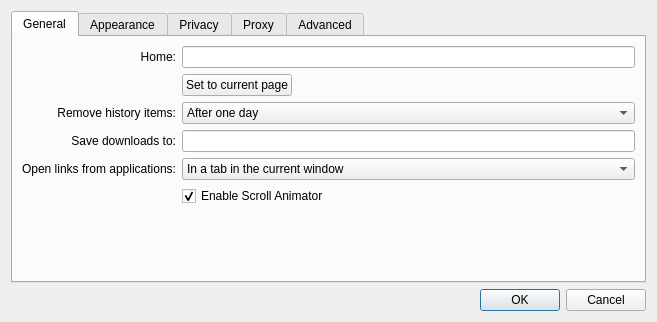
<?xml version="1.0" encoding="UTF-8"?>
<ui version="4.0">
 <class>SettingsDialog</class>
 <widget class="QDialog" name="SettingsDialog">
  <property name="geometry">
   <rect>
    <x>0</x>
    <y>0</y>
    <width>657</width>
    <height>322</height>
   </rect>
  </property>
  <property name="windowTitle">
   <string>Settings</string>
  </property>
  <layout class="QGridLayout" name="gridLayout">
   <item row="2" column="0">
    <widget class="QDialogButtonBox" name="buttonBox">
     <property name="orientation">
      <enum>Qt::Horizontal</enum>
     </property>
     <property name="standardButtons">
      <set>QDialogButtonBox::Cancel|QDialogButtonBox::Ok</set>
     </property>
    </widget>
   </item>
   <item row="1" column="0">
    <widget class="QTabWidget" name="tabWidget">
     <property name="currentIndex">
      <number>0</number>
     </property>
     <widget class="QWidget" name="tab">
      <attribute name="title">
       <string>General</string>
      </attribute>
      <layout class="QGridLayout" name="gridLayout_4">
       <item row="0" column="0">
        <widget class="QLabel" name="label_3">
         <property name="text">
          <string>Home:</string>
         </property>
         <property name="alignment">
          <set>Qt::AlignRight|Qt::AlignTrailing|Qt::AlignVCenter</set>
         </property>
        </widget>
       </item>
       <item row="0" column="1" colspan="2">
        <widget class="QLineEdit" name="homeLineEdit"/>
       </item>
       <item row="1" column="1">
        <widget class="QPushButton" name="setHomeToCurrentPageButton">
         <property name="text">
          <string>Set to current page</string>
         </property>
        </widget>
       </item>
       <item row="1" column="2">
        <spacer name="horizontalSpacer">
         <property name="orientation">
          <enum>Qt::Horizontal</enum>
         </property>
         <property name="sizeHint" stdset="0">
          <size>
           <width>280</width>
           <height>18</height>
          </size>
         </property>
        </spacer>
       </item>
       <item row="2" column="0">
        <widget class="QLabel" name="label_4">
         <property name="text">
          <string>Remove history items:</string>
         </property>
         <property name="alignment">
          <set>Qt::AlignRight|Qt::AlignTrailing|Qt::AlignVCenter</set>
         </property>
        </widget>
       </item>
       <item row="2" column="1" colspan="2">
        <widget class="QComboBox" name="expireHistory">
         <item>
          <property name="text">
           <string>After one day</string>
          </property>
         </item>
         <item>
          <property name="text">
           <string>After one week</string>
          </property>
         </item>
         <item>
          <property name="text">
           <string>After two weeks</string>
          </property>
         </item>
         <item>
          <property name="text">
           <string>After one month</string>
          </property>
         </item>
         <item>
          <property name="text">
           <string>After one year</string>
          </property>
         </item>
         <item>
          <property name="text">
           <string>Manually</string>
          </property>
         </item>
        </widget>
       </item>
       <item row="3" column="0">
        <widget class="QLabel" name="label_7">
         <property name="text">
          <string>Save downloads to:</string>
         </property>
         <property name="alignment">
          <set>Qt::AlignRight|Qt::AlignTrailing|Qt::AlignVCenter</set>
         </property>
        </widget>
       </item>
       <item row="3" column="1" colspan="2">
        <widget class="QLineEdit" name="downloadsLocation"/>
       </item>
       <item row="4" column="0">
        <widget class="QLabel" name="label_8">
         <property name="text">
          <string>Open links from applications:</string>
         </property>
         <property name="alignment">
          <set>Qt::AlignRight|Qt::AlignTrailing|Qt::AlignVCenter</set>
         </property>
        </widget>
       </item>
       <item row="4" column="1" colspan="2">
        <widget class="QComboBox" name="openLinksIn">
         <item>
          <property name="text">
           <string>In a tab in the current window</string>
          </property>
         </item>
         <item>
          <property name="text">
           <string>In a new window</string>
          </property>
         </item>
        </widget>
       </item>
       <item row="5" column="1" colspan="2">
        <widget class="QCheckBox" name="enableScrollAnimator">
         <property name="text">
          <string>Enable Scroll Animator</string>
         </property>
         <property name="checked">
          <bool>true</bool>
         </property>
        </widget>
       </item>
       <item row="6" column="1" colspan="2">
        <spacer>
         <property name="orientation">
          <enum>Qt::Vertical</enum>
         </property>
         <property name="sizeHint" stdset="0">
          <size>
           <width>391</width>
           <height>262</height>
          </size>
         </property>
        </spacer>
       </item>
      </layout>
     </widget>
     <widget class="QWidget" name="tab_3">
      <attribute name="title">
       <string>Appearance</string>
      </attribute>
      <layout class="QGridLayout" name="gridLayout_3">
       <item row="0" column="0">
        <widget class="QLabel" name="label_5">
         <property name="text">
          <string>Standard font:</string>
         </property>
         <property name="alignment">
          <set>Qt::AlignRight|Qt::AlignTrailing|Qt::AlignVCenter</set>
         </property>
        </widget>
       </item>
       <item row="0" column="1">
        <widget class="QLabel" name="standardLabel">
         <property name="sizePolicy">
          <sizepolicy hsizetype="Expanding" vsizetype="Preferred">
           <horstretch>0</horstretch>
           <verstretch>0</verstretch>
          </sizepolicy>
         </property>
         <property name="frameShape">
          <enum>QFrame::StyledPanel</enum>
         </property>
         <property name="text">
          <string>Times 16</string>
         </property>
         <property name="alignment">
          <set>Qt::AlignCenter</set>
         </property>
        </widget>
       </item>
       <item row="0" column="2">
        <widget class="QPushButton" name="standardFontButton">
         <property name="text">
          <string>Select...</string>
         </property>
        </widget>
       </item>
       <item row="1" column="0">
        <widget class="QLabel" name="label_6">
         <property name="text">
          <string>Fixed-width font:</string>
         </property>
         <property name="alignment">
          <set>Qt::AlignRight|Qt::AlignTrailing|Qt::AlignVCenter</set>
         </property>
        </widget>
       </item>
       <item row="1" column="1">
        <widget class="QLabel" name="fixedLabel">
         <property name="frameShape">
          <enum>QFrame::StyledPanel</enum>
         </property>
         <property name="text">
          <string>Courier 13</string>
         </property>
         <property name="alignment">
          <set>Qt::AlignCenter</set>
         </property>
        </widget>
       </item>
       <item row="1" column="2">
        <widget class="QPushButton" name="fixedFontButton">
         <property name="text">
          <string>Select...</string>
         </property>
        </widget>
       </item>
       <item row="2" column="1">
        <spacer name="verticalSpacer">
         <property name="orientation">
          <enum>Qt::Vertical</enum>
         </property>
         <property name="sizeHint" stdset="0">
          <size>
           <width>20</width>
           <height>93</height>
          </size>
         </property>
        </spacer>
       </item>
      </layout>
     </widget>
     <widget class="QWidget" name="tab_2">
      <attribute name="title">
       <string>Privacy</string>
      </attribute>
      <layout class="QVBoxLayout" name="verticalLayout_3">
       <item>
        <widget class="QGroupBox" name="groupBox">
         <property name="title">
          <string>Web Content</string>
         </property>
         <layout class="QVBoxLayout" name="verticalLayout_2">
          <item>
           <widget class="QCheckBox" name="enablePlugins">
            <property name="text">
             <string>Enable Plugins</string>
            </property>
            <property name="checked">
             <bool>true</bool>
            </property>
           </widget>
          </item>
          <item>
           <widget class="QCheckBox" name="enableJavascript">
            <property name="text">
             <string>Enable Javascript</string>
            </property>
            <property name="checked">
             <bool>true</bool>
            </property>
           </widget>
          </item>
         </layout>
        </widget>
       </item>
       <item>
        <widget class="QGroupBox" name="cookiesGroupBox">
         <property name="title">
          <string>Cookies</string>
         </property>
         <layout class="QGridLayout">
          <property name="leftMargin">
           <number>9</number>
          </property>
          <item row="0" column="0">
           <widget class="QLabel" name="label_2">
            <property name="text">
             <string>Persistent Cookie Policy</string>
            </property>
            <property name="alignment">
             <set>Qt::AlignRight|Qt::AlignTrailing|Qt::AlignVCenter</set>
            </property>
           </widget>
          </item>
          <item row="0" column="1">
           <widget class="QComboBox" name="sessionCookiesCombo">
            <item>
             <property name="text">
              <string>Treat all cookies as session cookies</string>
             </property>
            </item>
            <item>
             <property name="text">
              <string>Allow persistent cookies</string>
             </property>
            </item>
            <item>
             <property name="text">
              <string>Treat all cookies as persistent cookies</string>
             </property>
            </item>
           </widget>
          </item>
          <item row="1" column="0">
           <widget class="QLabel" name="label">
            <property name="text">
             <string>Persistent Data Path:</string>
            </property>
            <property name="alignment">
             <set>Qt::AlignRight|Qt::AlignTrailing|Qt::AlignVCenter</set>
            </property>
           </widget>
          </item>
          <item row="1" column="1">
           <widget class="QLineEdit" name="persistentDataPath"/>
          </item>
         </layout>
        </widget>
       </item>
       <item>
        <spacer name="verticalSpacer_4">
         <property name="orientation">
          <enum>Qt::Vertical</enum>
         </property>
         <property name="sizeHint" stdset="0">
          <size>
           <width>20</width>
           <height>40</height>
          </size>
         </property>
        </spacer>
       </item>
      </layout>
     </widget>
     <widget class="QWidget" name="tab_4">
      <attribute name="title">
       <string>Proxy</string>
      </attribute>
      <layout class="QVBoxLayout" name="verticalLayout">
       <item>
        <widget class="QGroupBox" name="proxySupport">
         <property name="title">
          <string>Enable proxy</string>
         </property>
         <property name="checkable">
          <bool>true</bool>
         </property>
         <layout class="QGridLayout" name="gridLayout_6">
          <item row="0" column="0">
           <widget class="QLabel" name="label_9">
            <property name="text">
             <string>Type:</string>
            </property>
            <property name="alignment">
             <set>Qt::AlignRight|Qt::AlignTrailing|Qt::AlignVCenter</set>
            </property>
           </widget>
          </item>
          <item row="0" column="1" colspan="2">
           <widget class="QComboBox" name="proxyType">
            <item>
             <property name="text">
              <string>Socks5</string>
             </property>
            </item>
            <item>
             <property name="text">
              <string>Http</string>
             </property>
            </item>
           </widget>
          </item>
          <item row="1" column="0">
           <widget class="QLabel" name="label_10">
            <property name="text">
             <string>Host:</string>
            </property>
            <property name="alignment">
             <set>Qt::AlignRight|Qt::AlignTrailing|Qt::AlignVCenter</set>
            </property>
           </widget>
          </item>
          <item row="1" column="1" colspan="2">
           <widget class="QLineEdit" name="proxyHostName"/>
          </item>
          <item row="2" column="0">
           <widget class="QLabel" name="label_11">
            <property name="text">
             <string>Port:</string>
            </property>
            <property name="alignment">
             <set>Qt::AlignRight|Qt::AlignTrailing|Qt::AlignVCenter</set>
            </property>
           </widget>
          </item>
          <item row="2" column="1">
           <widget class="QSpinBox" name="proxyPort">
            <property name="maximum">
             <number>10000</number>
            </property>
            <property name="value">
             <number>1080</number>
            </property>
           </widget>
          </item>
          <item row="2" column="2">
           <spacer name="horizontalSpacer_2">
            <property name="orientation">
             <enum>Qt::Horizontal</enum>
            </property>
            <property name="sizeHint" stdset="0">
             <size>
              <width>293</width>
              <height>20</height>
             </size>
            </property>
           </spacer>
          </item>
          <item row="3" column="0">
           <widget class="QLabel" name="label_12">
            <property name="text">
             <string>User Name:</string>
            </property>
            <property name="alignment">
             <set>Qt::AlignRight|Qt::AlignTrailing|Qt::AlignVCenter</set>
            </property>
           </widget>
          </item>
          <item row="3" column="1" colspan="2">
           <widget class="QLineEdit" name="proxyUserName"/>
          </item>
          <item row="4" column="0">
           <widget class="QLabel" name="label_13">
            <property name="text">
             <string>Password:</string>
            </property>
            <property name="alignment">
             <set>Qt::AlignRight|Qt::AlignTrailing|Qt::AlignVCenter</set>
            </property>
           </widget>
          </item>
          <item row="4" column="1" colspan="2">
           <widget class="QLineEdit" name="proxyPassword">
            <property name="echoMode">
             <enum>QLineEdit::Password</enum>
            </property>
           </widget>
          </item>
          <item row="5" column="0">
           <spacer name="verticalSpacer_2">
            <property name="orientation">
             <enum>Qt::Vertical</enum>
            </property>
            <property name="sizeHint" stdset="0">
             <size>
              <width>20</width>
              <height>8</height>
             </size>
            </property>
           </spacer>
          </item>
         </layout>
        </widget>
       </item>
      </layout>
     </widget>
     <widget class="QWidget" name="tab_5">
      <attribute name="title">
       <string>Advanced</string>
      </attribute>
      <layout class="QGridLayout" name="gridLayout_2">
       <item row="2" column="1">
        <widget class="QTextEdit" name="userStyleSheet"/>
       </item>
       <item row="0" column="1">
        <widget class="QLineEdit" name="httpUserAgent"/>
       </item>
       <item row="0" column="0">
        <widget class="QLabel" name="label_15">
         <property name="text">
          <string>HTTP User-Agent:</string>
         </property>
        </widget>
       </item>
       <item row="2" column="0">
        <widget class="QLabel" name="label_14">
         <property name="text">
          <string>Style Sheet:</string>
         </property>
        </widget>
       </item>
       <item row="4" column="1">
        <spacer name="verticalSpacer_3">
         <property name="orientation">
          <enum>Qt::Vertical</enum>
         </property>
         <property name="sizeHint" stdset="0">
          <size>
           <width>20</width>
           <height>176</height>
          </size>
         </property>
        </spacer>
       </item>
      </layout>
     </widget>
    </widget>
   </item>
  </layout>
 </widget>
 <resources/>
 <connections>
  <connection>
   <sender>buttonBox</sender>
   <signal>accepted()</signal>
   <receiver>SettingsDialog</receiver>
   <slot>accept()</slot>
   <hints>
    <hint type="sourcelabel">
     <x>248</x>
     <y>254</y>
    </hint>
    <hint type="destinationlabel">
     <x>157</x>
     <y>274</y>
    </hint>
   </hints>
  </connection>
  <connection>
   <sender>buttonBox</sender>
   <signal>rejected()</signal>
   <receiver>SettingsDialog</receiver>
   <slot>reject()</slot>
   <hints>
    <hint type="sourcelabel">
     <x>316</x>
     <y>260</y>
    </hint>
    <hint type="destinationlabel">
     <x>286</x>
     <y>274</y>
    </hint>
   </hints>
  </connection>
 </connections>
</ui>
